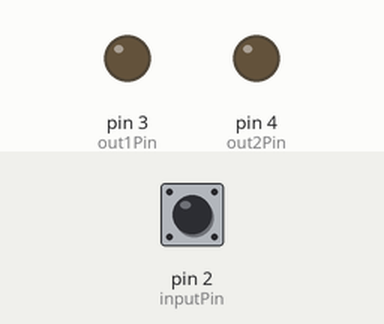
This sketch was run on a simulated Arduino Uno, built with avr-gcc and run on an emulated ATmega328P. Shown: output pins drawn as LEDs (lit = HIGH). Inputs (shaded band) come from the test bench; at power-on: pin 2 (inputPin) HIGH.

Above: at 1.2 s.
1.3 s: pin 2 (inputPin) pulled LOW for 0.15 s
At 1.74 s:
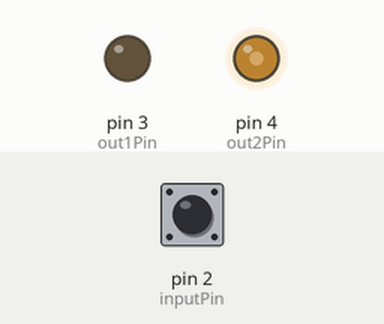
3.5 s: pin 2 (inputPin) pulled LOW for 3.2 s
At 7.9 s:
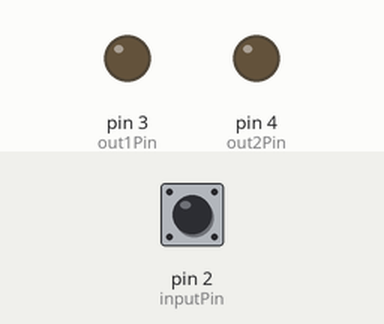
Timing chart, 0 to 9.4 s (numbered marks = the images above; inputs shaded):
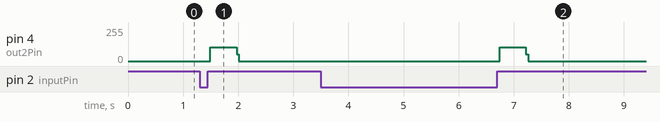

Measured:
- after the input at 1.3 s, pin 4 (out2Pin): 0/255 → 105/255 after 0.19 s, → 0/255 0.48 s later
- after the input at 3.5 s, pin 4 (out2Pin): 0/255 → 105/255 after 3.2 s, → 0/255 0.48 s later

The sketch:

arduTrigXimeaR4_forSketch.ino
```cpp
// burst generator on R4 Minima
// for triggering usb Ximea cameras
// after receiving the trig signal outputs one pulse,
// waits for long_delay microseconds, and then outputs the (n_pulses - 1)
// number of pulses

//May or may not work on older Arduinos (r3 and older)

#include <Arduino.h>
#include <digitalWriteFast.h>

// state vars
unsigned long pulse_width = 100UL; // duration of an individual pulse in us
unsigned long long_delay = 2000UL; // delay between the first out pulse and and 2nd one
unsigned long reg_delay = 250UL; // delay between the "regular pulses"
unsigned long n_pulses = 2000; // number of pulses
//double fps = 400;
//unsigned long reg_delay = round(1.0  * 1000000 / fps);

// pins
static const uint8_t inputPin = 2;
static const uint8_t out1Pin  = 3;
static const uint8_t out2Pin  = 4;


volatile bool triggered = false;  //
uint16_t genState = 0;            // variabke ti store the pulse number
unsigned long t0, lastTime;       // timestamps of the beginning of the frist pulse and the last time pulsed
int lastInputState = HIGH;  // for edge detection

void setup() {
  pinMode(inputPin, INPUT_PULLUP);
  pinMode(out1Pin,  OUTPUT);
  pinMode(out2Pin,  OUTPUT);
  digitalWrite(out1Pin, LOW);
  digitalWrite(out2Pin, LOW);

  // catch rising edges on inputPin
  //attachInterrupt(digitalPinToInterrupt(inputPin), onPulse, RISING);
}

void loop() {

  int inState = digitalRead(inputPin);
  if (!triggered && lastInputState == LOW && inState == HIGH) {
    // RISING edge: arm sequence
    triggered = true;
    genState  = 0;
  }
  lastInputState = inState;

if (!triggered) return;

  unsigned long now = micros(); //timestramp of every cycle of the main loop() function

  switch (genState) {
    case 0:
      // pulse #1 on out2 immediately
      pulse(out2Pin);
      t0 = now;
      lastTime = now;
      genState++;
      break;

    case 1:
      // wait long_delau microseconds before the simultaneous second pulse

      if (now - t0 >= long_delay) {

        unsigned long t2_start = micros(); // start time of the second pulse
        digitalWriteFast(out2Pin, HIGH);
        digitalWriteFast(out1Pin, HIGH);
        delayMicroseconds(pulse_width);
        digitalWriteFast(out2Pin, LOW);
        digitalWriteFast(out1Pin, LOW);

        lastTime = t2_start;   // last time pulsed is now the start of the second pulse
        genState++;
      }
      break;

    default:
      // genState == 2…n_pulses => emit the rest on out2 at 500 Hz
      if (genState < n_pulses) {
        if (now - lastTime >= reg_delay) {     // 2 ms period
          pulse(out2Pin);
          lastTime += reg_delay;
          genState++;
        }
      } else {
        // done
        triggered = false;
        genState   = 0;
      }
      break;
  }
}


// very short single‐pulse on pin (pulse_width duration)
inline void pulse(uint8_t pin) {
  digitalWriteFast(pin, HIGH);
  delayMicroseconds(pulse_width);
  digitalWriteFast(pin, LOW);
}
```
